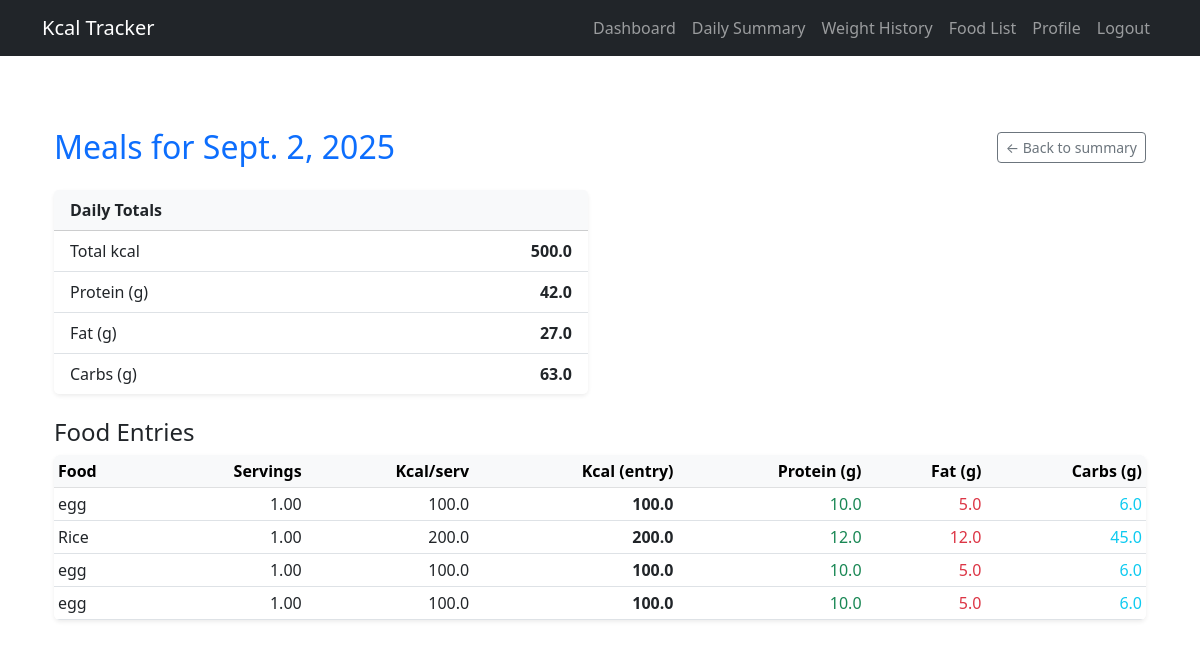
The app's page /tracker/daily-kcal/2025/9/2/ (signed in), older data.
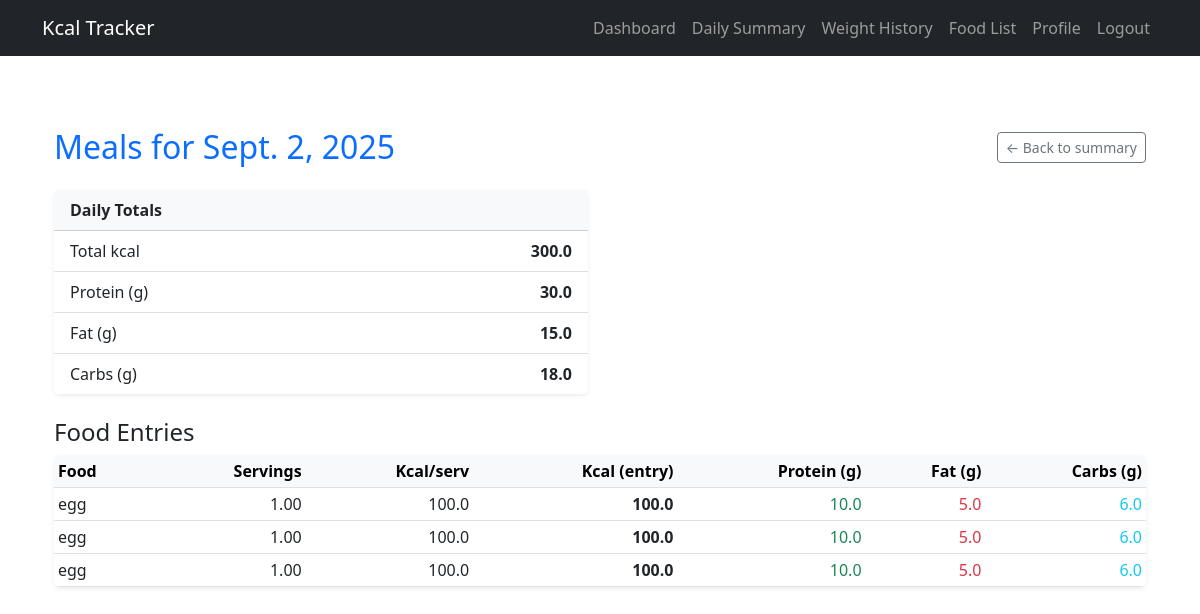
The same page, newer data.
### tracker/models.py (models this page shows, shortened)
class MealEntry(models.Model):
    user = models.ForeignKey(User, on_delete=models.CASCADE)
    date = models.DateField(default=timezone.localdate)
    food = models.ForeignKey(Food, on_delete=models.CASCADE)
    servings = models.FloatField(default=1.0)  # relative to food.serving_size_g
    @property
    def kcal(self):
        return self.food.kcal * self.servings
    @property
    def protein_g(self):
        return self.food.protein_g * self.servings
    @property
    def fat_g(self):
        return self.food.fat_g * self.servings
    @property
    def carbs_g(self):
        return self.food.carbs_g * self.servings

class Food(models.Model):
    name = models.CharField(max_length=120, unique=True)
    serving_size_g = models.FloatField(default=100)
    kcal = models.FloatField()
    protein_g = models.FloatField(default=0)
    fat_g = models.FloatField(default=0)
    carbs_g = models.FloatField(default=0)
    creator = models.ForeignKey(User,null=True,blank=True,on_delete=models.SET_NULL,related_name='foods')
    created_at = models.DateTimeField(auto_now_add=True)

### tracker/views.py (the view)
# urls.py: path('daily-kcal/<int:year>/<int:month>/<int:day>/', views.daily_kcal_detail, name='daily_kcal_detail'),
@login_required
def daily_kcal_detail(request, year, month, day):
    the_date = date(year=int(year), month=int(month), day=int(day))
    entries = MealEntry.objects.filter(user=request.user, date=the_date).select_related('food').order_by('id')
    totals = entries.aggregate(
        total_kcal=Sum(F('food__kcal') * F('servings'), output_field=FloatField()),
        total_protein=Sum(F('food__protein_g') * F('servings'), output_field=FloatField()),
        total_fat=Sum(F('food__fat_g') * F('servings'), output_field=FloatField()),
        total_carbs=Sum(F('food__carbs_g') * F('servings'), output_field=FloatField()),
    )
    for k in ['total_kcal', 'total_protein', 'total_fat', 'total_carbs']:
        totals[k] = totals.get(k) or 0.0
    return render(request, 'history/daily_kcal_detail.html', {
        'date': the_date,
        'entries': entries,
        'totals': totals,
    })

### tracker/templates/history/daily_kcal_detail.html (shortened to what this page needs)
{% extends "base.html" %}
{% block content %}
<div class="container py-5">
  <div class="d-flex justify-content-between align-items-center mb-3">
    <h2 class="mb-0 text-primary">Meals for {{ date }}</h2>
    <a class="btn btn-sm btn-outline-secondary" href="{% url 'daily_kcal_summary' %}">
      &larr; Back to summary
    </a>
  </div>
  <div class="row my-4">
    <div class="col-md-6">
      <div class="card shadow-sm border-0">
        <div class="card-header bg-light fw-bold">Daily Totals</div>
        <ul class="list-group list-group-flush">
          <li class="list-group-item d-flex justify-content-between">
            <span>Total kcal</span>
            <strong>{{ totals.total_kcal|floatformat:1 }}</strong>
          </li>
          <li class="list-group-item d-flex justify-content-between">
            <span>Protein (g)</span>
            <strong>{{ totals.total_protein|floatformat:1 }}</strong>
          </li>
          <li class="list-group-item d-flex justify-content-between">
            <span>Fat (g)</span>
            <strong>{{ totals.total_fat|floatformat:1 }}</strong>
          </li>
          <li class="list-group-item d-flex justify-content-between">
            <span>Carbs (g)</span>
            <strong>{{ totals.total_carbs|floatformat:1 }}</strong>
          </li>
        </ul>
      </div>
    </div>
  </div>
  <h4 class="mt-4">Food Entries</h4>
  {% if entries %}
    <div class="table-responsive shadow-sm rounded">
      <table class="table table-sm table-hover align-middle mb-0">
        <thead class="table-light">
          <tr>
            <th>Food</th>
            <th class="text-end">Servings</th>
            <th class="text-end">Kcal/serv</th>
            <th class="text-end">Kcal (entry)</th>
            <th class="text-end">Protein (g)</th>
            <th class="text-end">Fat (g)</th>
            <th class="text-end">Carbs (g)</th>
          </tr>
        </thead>
        <tbody>
          {% for e in entries %}
            <tr>
              <td>{{ e.food.name }}</td>
              <td class="text-end">{{ e.servings|floatformat:2 }}</td>
              <td class="text-end">{{ e.food.kcal|floatformat:1 }}</td>
              <td class="text-end fw-semibold">{{ e.kcal|floatformat:1 }}</td>
              <td class="text-end text-success">{{ e.protein_g|floatformat:1 }}</td>
              <td class="text-end text-danger">{{ e.fat_g|floatformat:1 }}</td>
              <td class="text-end text-info">{{ e.carbs_g|floatformat:1 }}</td>
            </tr>
          {% endfor %}
        </tbody>
      </table>
    </div>
  {% else %}
    <div class="alert alert-warning mt-3">
      No entries for this date.
    </div>
  {% endif %}
</div>
{% endblock %}

Row changes from the older to the newer data that the page shows:
removed MealEntry: food.name "Rice", servings "1.00", food.kcal "200.0", kcal "200.0", protein_g "12.0", fat_g "12.0", carbs_g "45.0"
Text that changed along with them:
{{ totals.total_kcal|floatformat:1 }}: "500.0" → "300.0"
{{ totals.total_protein|floatformat:1 }}: "42.0" → "30.0"
{{ totals.total_fat|floatformat:1 }}: "27.0" → "15.0"
{{ totals.total_carbs|floatformat:1 }}: "63.0" → "18.0"
